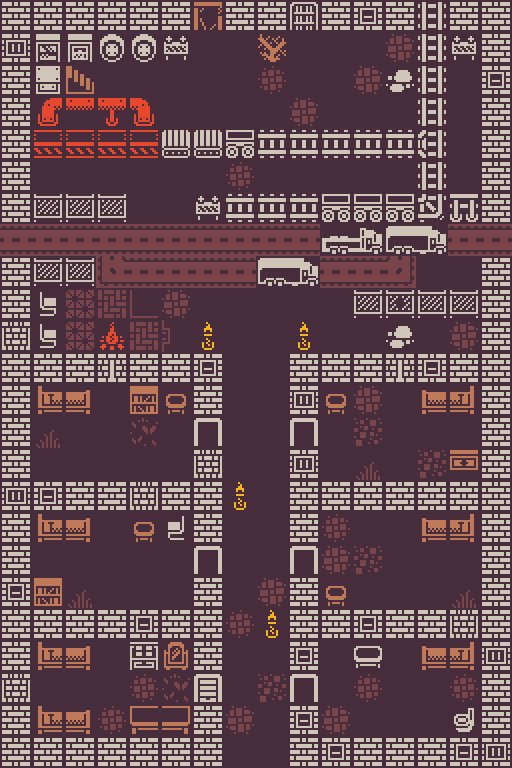

This game map was drawn from its Tiled (.tmx) file and the tilesets committed beside it. A one-line description and the trimmed map source follow:
An orthogonal 16x24 tile map with 32x32 px tiles, 2 tile layers (Ground, Tiles) and 198 objects (180x wall, 6x travel, 5x mob, 3x chest, 3x item, ...).

<map version="1.5" tiledversion="1.5.0" orientation="orthogonal" renderorder="right-down" width="16" height="24" tilewidth="32" tileheight="32" infinite="0" nextlayerid="4" nextobjectid="206">
 <tileset firstgid="1" source="../assets/32x32.tsx" />
 <layer id="1" name="Ground" width="16" height="24" locked="1">
  <data>[384 cells, 384 non-empty, 5 distinct tile ids]</data>
 </layer>
 <layer id="2" name="Tiles" width="16" height="24">
  <data>[384 cells, 247 non-empty, 53 distinct tile ids]</data>
 </layer>
 <objectgroup id="3" name="Obstacles">
  <object id="1" name="wall" x="480" y="0" width="32" height="32" />
  <object id="2" name="wall" x="480" y="32" width="32" height="32" />
  <object id="3" name="wall" x="480" y="64" width="32" height="32" />
  <object id="4" name="wall" x="480" y="96" width="32" height="32" />
  <object id="5" name="wall" x="480" y="128" width="32" height="32" />
  <object id="6" name="wall" x="480" y="160" width="32" height="32" />
  <object id="7" name="wall" x="480" y="192" width="32" height="32" />
  <object id="9" name="wall" x="480" y="256" width="32" height="32" />
  <object id="10" name="wall" x="480" y="288" width="32" height="32" />
  <object id="11" name="wall" x="480" y="320" width="32" height="32" />
  <object id="12" name="wall" x="480" y="352" width="32" height="32" />
  <object id="13" name="wall" x="480" y="384" width="32" height="32" />
  <object id="14" name="wall" x="480" y="416" width="32" height="32" />
  <object id="15" name="wall" x="480" y="448" width="32" height="32" />
  <object id="16" name="wall" x="480" y="480" width="32" height="32" />
  <object id="17" name="wall" x="480" y="512" width="32" height="32" />
  <object id="18" name="wall" x="480" y="544" width="32" height="32" />
  <object id="19" name="wall" x="480" y="576" width="32" height="32" />
  <object id="20" name="wall" x="480" y="608" width="32" height="32" />
  <object id="21" name="wall" x="480" y="640" width="32" height="32" />
  <object id="22" name="wall" x="480" y="672" width="32" height="32" />
  <object id="23" name="wall" x="480" y="704" width="32" height="32" />
  <object id="24" name="wall" x="480" y="736" width="32" height="32" />
  <object id="25" name="wall" x="448" y="736" width="32" height="32" />
  <object id="26" name="wall" x="416" y="736" width="32" height="32" />
  <object id="27" name="wall" x="384" y="736" width="32" height="32" />
  <object id="28" name="wall" x="352" y="736" width="32" height="32" />
  <object id="29" name="wall" x="320" y="736" width="32" height="32" />
  <object id="30" name="wall" x="288" y="736" width="32" height="32" />
  <object id="33" name="wall" x="192" y="736" width="32" height="32" />
  <object id="34" name="wall" x="160" y="736" width="32" height="32" />
  <object id="35" name="wall" x="128" y="736" width="32" height="32" />
  <object id="36" name="wall" x="96" y="736" width="32" height="32" />
  <object id="37" name="wall" x="64" y="736" width="32" height="32" />
  <object id="38" name="wall" x="32" y="736" width="32" height="32" />
  <object id="39" name="wall" x="0" y="736" width="32" height="32" />
  <object id="40" name="wall" x="0" y="704" width="32" height="32" />
  <object id="41" name="wall" x="0" y="672" width="32" height="32" />
  <object id="42" name="wall" x="0" y="640" width="32" height="32" />
  <object id="43" name="wall" x="0" y="608" width="32" height="32" />
  <object id="44" name="wall" x="0" y="576" width="32" height="32" />
  <object id="45" name="wall" x="0" y="544" width="32" height="32" />
  <object id="46" name="wall" x="0" y="512" width="32" height="32" />
  <object id="47" name="wall" x="0" y="480" width="32" height="32" />
  <object id="48" name="wall" x="0" y="448" width="32" height="32" />
  <object id="49" name="wall" x="0" y="416" width="32" height="32" />
  <object id="50" name="wall" x="0" y="384" width="32" height="32" />
  <object id="51" name="wall" x="0" y="352" width="32" height="32" />
  <object id="52" name="wall" x="0" y="320" width="32" height="32" />
  <object id="53" name="wall" x="0" y="288" width="32" height="32" />
  <object id="54" name="wall" x="0" y="256" width="32" height="32" />
  <object id="56" name="wall" x="0" y="192" width="32" height="32" />
  <object id="57" name="wall" x="0" y="160" width="32" height="32" />
  <object id="58" name="wall" x="0" y="128" width="32" height="32" />
  <object id="59" name="wall" x="0" y="96" width="32" height="32" />
  <object id="60" name="wall" x="0" y="64" width="32" height="32" />
  <object id="61" name="wall" x="0" y="32" width="32" height="32" />
  <object id="62" name="wall" x="0" y="0" width="32" height="32" />
  <object id="63" name="wall" x="64" y="0" width="32" height="32" />
  <object id="64" name="wall" x="32" y="0" width="32" height="32" />
  <object id="65" name="wall" x="96" y="0" width="32" height="32" />
  <object id="66" name="wall" x="160" y="0" width="32" height="32" />
  <object id="67" name="wall" x="128" y="0" width="32" height="32" />
  <object id="69" name="wall" x="224" y="0" width="32" height="32" />
  <object id="70" name="wall" x="256" y="0" width="32" height="32" />
  <object id="71" name="wall" x="288" y="0" width="32" height="32" />
  <object id="72" name="wall" x="320" y="0" width="32" height="32" />
  <object id="73" name="wall" x="352" y="0" width="32" height="32" />
  <object id="74" name="wall" x="384" y="0" width="32" height="32" />
  <object id="75" name="wall" x="416" y="0" width="32" height="32" />
  <object id="76" name="wall" x="448" y="0" width="32" height="32" />
  <object id="77" name="travel" x="64" y="64" width="32" height="32" />
  <object id="78" name="player" x="64" y="64" width="32" height="32" />
  <object id="79" name="wall" x="384" y="192" width="32" height="32" />
  <object id="80" name="wall" x="352" y="192" width="32" height="32" />
  <object id="81" name="wall" x="320" y="192" width="32" height="32" />
  <object id="82" name="wall" x="320" y="224" width="32" height="32" />
  <object id="83" name="wall" x="352" y="224" width="32" height="32" />
  <object id="84" name="wall" x="384" y="224" width="32" height="32" />
  <object id="85" name="wall" x="416" y="224" width="32" height="32" />
  <object id="86" name="wall" x="288" y="256" width="32" height="32" />
  <object id="87" name="wall" x="256" y="256" width="32" height="32" />
  <object id="88" name="wall" x="192" y="192" width="32" height="32" />
  <object id="89" name="wall" x="64" y="192" width="32" height="32" />
  <object id="90" name="wall" x="32" y="192" width="32" height="32" />
  <object id="91" name="wall" x="96" y="192" width="32" height="32" />
  <object id="92" name="wall" x="64" y="256" width="32" height="32" />
  <object id="93" name="wall" x="32" y="256" width="32" height="32" />
  <object id="94" name="wall" x="96" y="320" width="32" height="32" />
  <object id="95" name="wall" x="32" y="352" width="32" height="32" />
  <object id="96" name="wall" x="64" y="352" width="32" height="32" />
  <object id="97" name="wall" x="96" y="352" width="32" height="32" />
  <object id="98" name="wall" x="128" y="352" width="32" height="32" />
  <object id="99" name="wall" x="160" y="352" width="32" height="32" />
  <object id="100" name="wall" x="192" y="352" width="32" height="32" />
  <object id="101" name="wall" x="192" y="384" width="32" height="32" />
  <object id="102" name="wall" x="192" y="448" width="32" height="32" />
  <object id="103" name="wall" x="192" y="480" width="32" height="32" />
  <object id="104" name="wall" x="160" y="480" width="32" height="32" />
  </objectgroup>
</map>
<!-- 99 of 198 objects omitted -->
